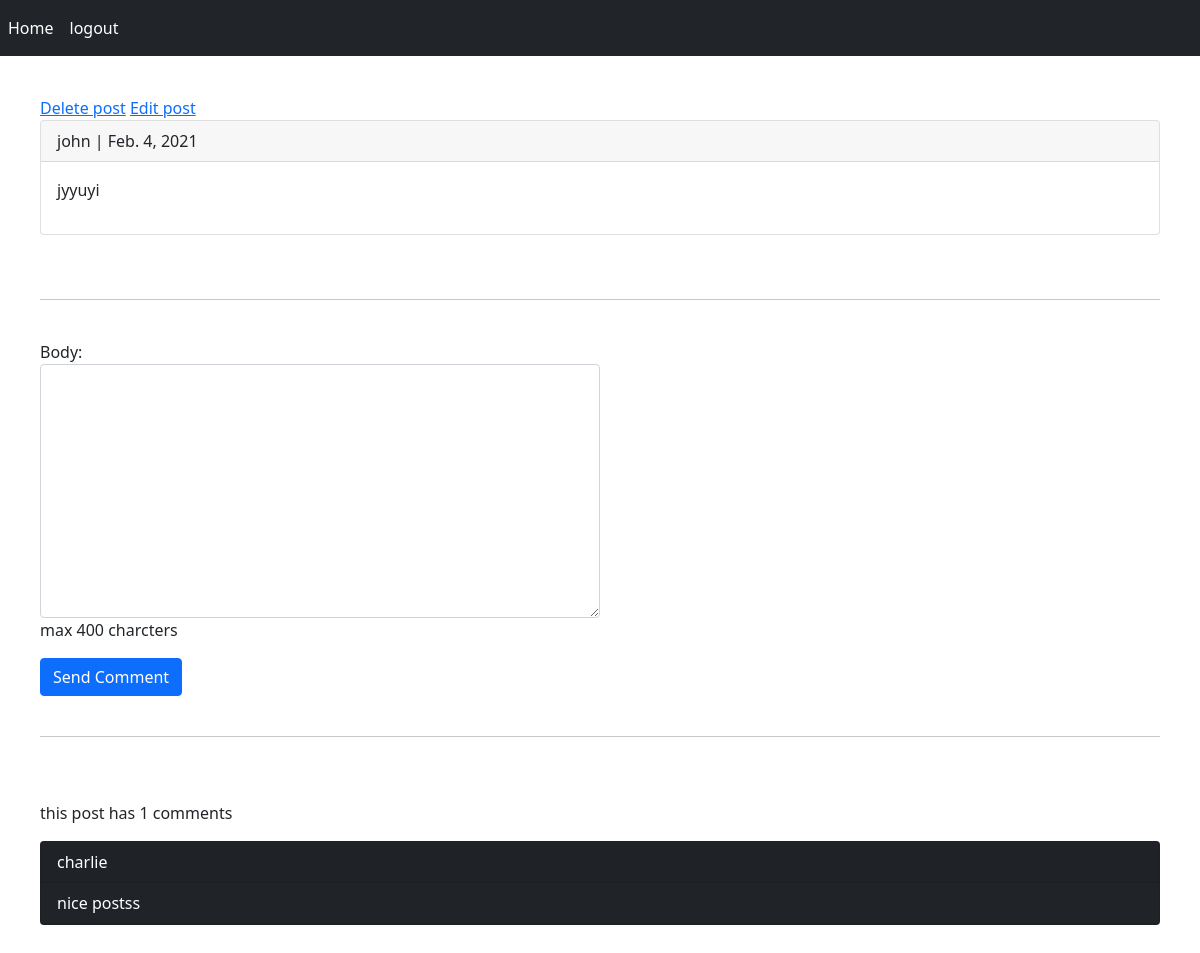
/2021/2/4/jyyuyi (signed in), run on an earlier commit of the app's database.
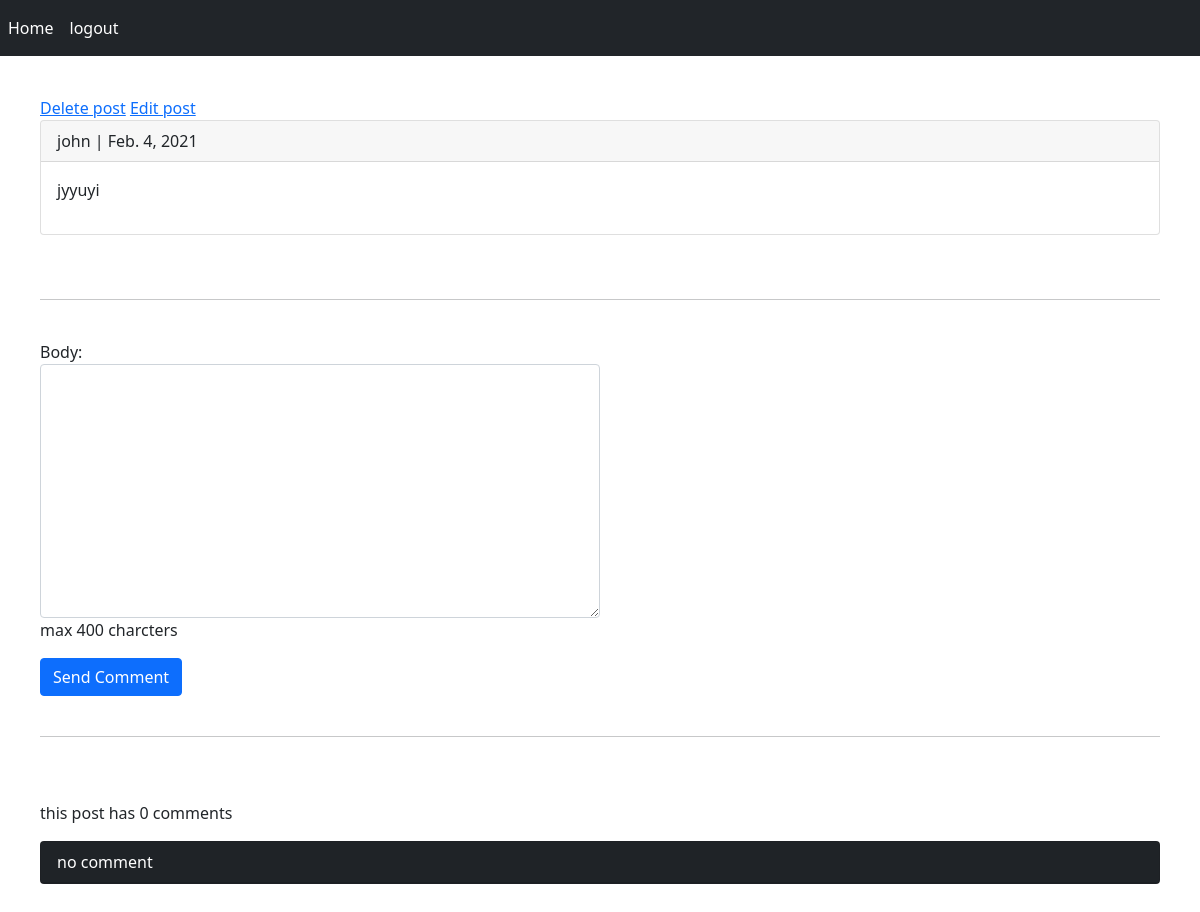
And on a later commit of the database.
### posts/models.py (models this page shows, shortened)
class Comment(models.Model):
    user = models.ForeignKey(User, on_delete= models.CASCADE)
    post = models.ForeignKey(Post, on_delete= models.CASCADE)
    reply = models.ForeignKey('self', on_delete= models.CASCADE, null= True, blank=True, related_name='rcomment' )
    is_reply = models.BooleanField(default=False)
    body = models.TextField(max_length=500)
    created = models.DateTimeField(auto_now_add=True)
    class Meta:
        ordering = ('-created',)

### posts/views.py (the view)
# urls.py: path('<int:year>/<int:month>/<int:day>/<slug:slug>', views.post_detail, name='post_detail'),
def post_detail(request, year, month, day, slug):
    print(year, month, day, slug)
    post = get_object_or_404(Post, created__year = year, created__month = month, created__day = day, slug=slug)
    if request.method == 'POST':
        form = AddCommentForm(request.POST)
        if form.is_valid():
            new_comment = form.save(commit=False)
            new_comment.post = post
            new_comment.user = request.user
            new_comment.save()
            messages.success(request, 'your comment submitted successfully')
    else:
        form = AddCommentForm()
    comments = Comment.objects.filter(post = post, is_reply = False)
    count_comments = comments.count()
    context = {
        'form' : form,
        'post':post,
        'comments': comments,
        'count_comments' : count_comments
    }
    return render(request, 'posts/post_detail.html', context)

### posts/forms.py
class AddCommentForm(forms.ModelForm):
    class Meta:
        model = Comment
        fields = ('body',)
        widgets = {
            'body': forms.Textarea(attrs={'class':'form-control'})
        }
        error_messages = {
            'body':{
                'required':'این فیلد اجباری است'
            }
        }
        help_texts = {
            'body':'max 400 charcters'
        }

### templates/posts/post_detail.html (shortened to what this page needs)
{% extends 'base.html' %}
{% block content %}
    {% if request.user.is_authenticated and request.user.id == post.user.id %}
        <a href="{% url 'posts:post_delete' post.user.id  post.id %}">Delete post</a>
        <a href="{% url 'posts:post_edit' post.user.id  post.id %}">Edit post</a>
    {% endif %}
    <div class="card ">
        <p class="card-header">{{ post.user }} | {{ post.created|date }}</p>
        <p class="card-body">{{ post.body }}</p>
    </div>
    <br /><br /><hr /><br />
    {% if request.user.is_authenticated %}
        <form action="" method="POST" class="col-md-6">
            {{ form.as_p }}
            <input type="submit" value="Send Comment" class="btn btn-primary" />
        </form>
    {% else %}
        <p class="card-header">only logged in users can send comments</p>
    {% endif %}
    <br /><hr /><br /><br />
    <p>this post has {{ count_comments }} comments</p>
    {% for comment in comments %}
        <div class="card bg-dark text-white">
            <p class="card-header">{{ comment.user }}</p>
            <p class="card-header">{{ comment.body }}</p>
        </div>
        <br />
    {% empty %}
        <div class="card bg-dark text-white">
            <p class="card-header"> no comment </p>
        </div>
    {% endfor %}
{% endblock %}

What changed in the data, as far as the page shows it:
removed Comment: user "charlie", body "nice postss"
Also different on the page:
{{ count_comments }}: "1" → "0"
text now shown: "no comment"
